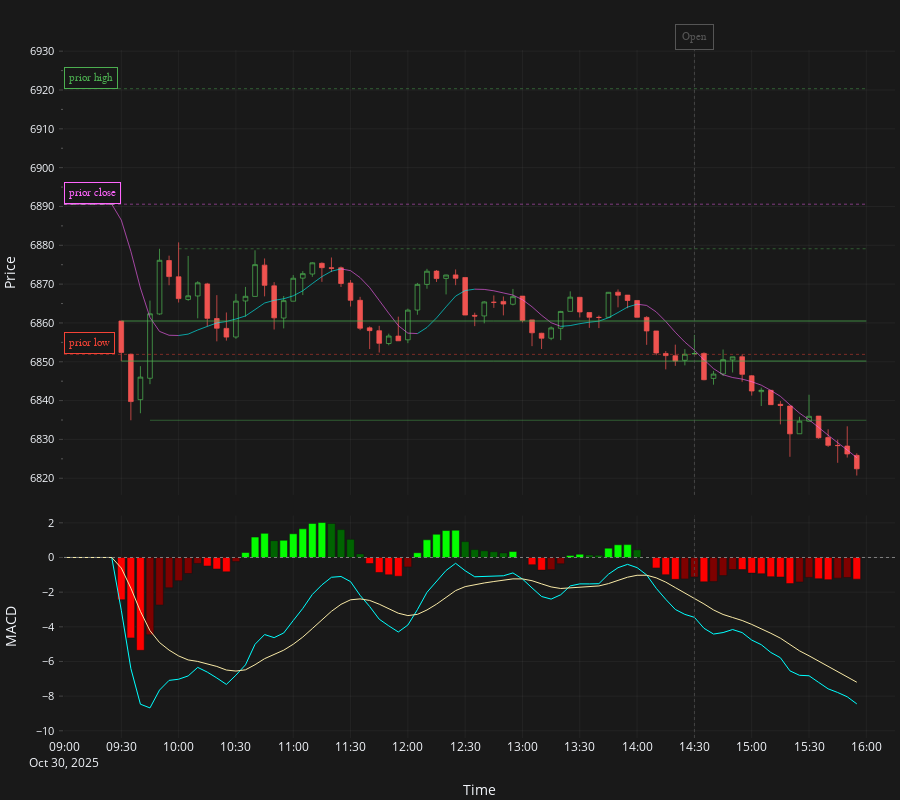

Notebook source saved alongside this figure:
### Code cell
candles_5m: pl.DataFrame = streamer.download(
    symbol=candle_symbol.replace("m", "5m"),
    start=start,
    stop=stop,
    debug_mode=True,
)

_initial_len_5m = candles_5m.height
candles_5m = candles_5m.filter(
    (pl.col("open") != 0)
    & (pl.col("high") != 0)
    & (pl.col("low") != 0)
    & (pl.col("close") != 0)
)
_removed_5m = _initial_len_5m - candles_5m.height
print(
    f"Removed {_removed_5m} zero-price 5m rows out of {_initial_len_5m} total ({(_removed_5m / _initial_len_5m * 100) if _initial_len_5m else 0:.2f}%)."
)

df_macd_5m = macd(
    candles_5m,
    prior_close=prior_day.close,
    fast_length=12,
    slow_length=26,
    macd_length=9,
)

plot_macd_with_hull(
    df_macd_5m,
    pad_value=prior_day.close,
    start_time=start,
    end_time=stop + timedelta(minutes=15),
    horizontal_lines=levels,
    vertical_lines=executions,
)
